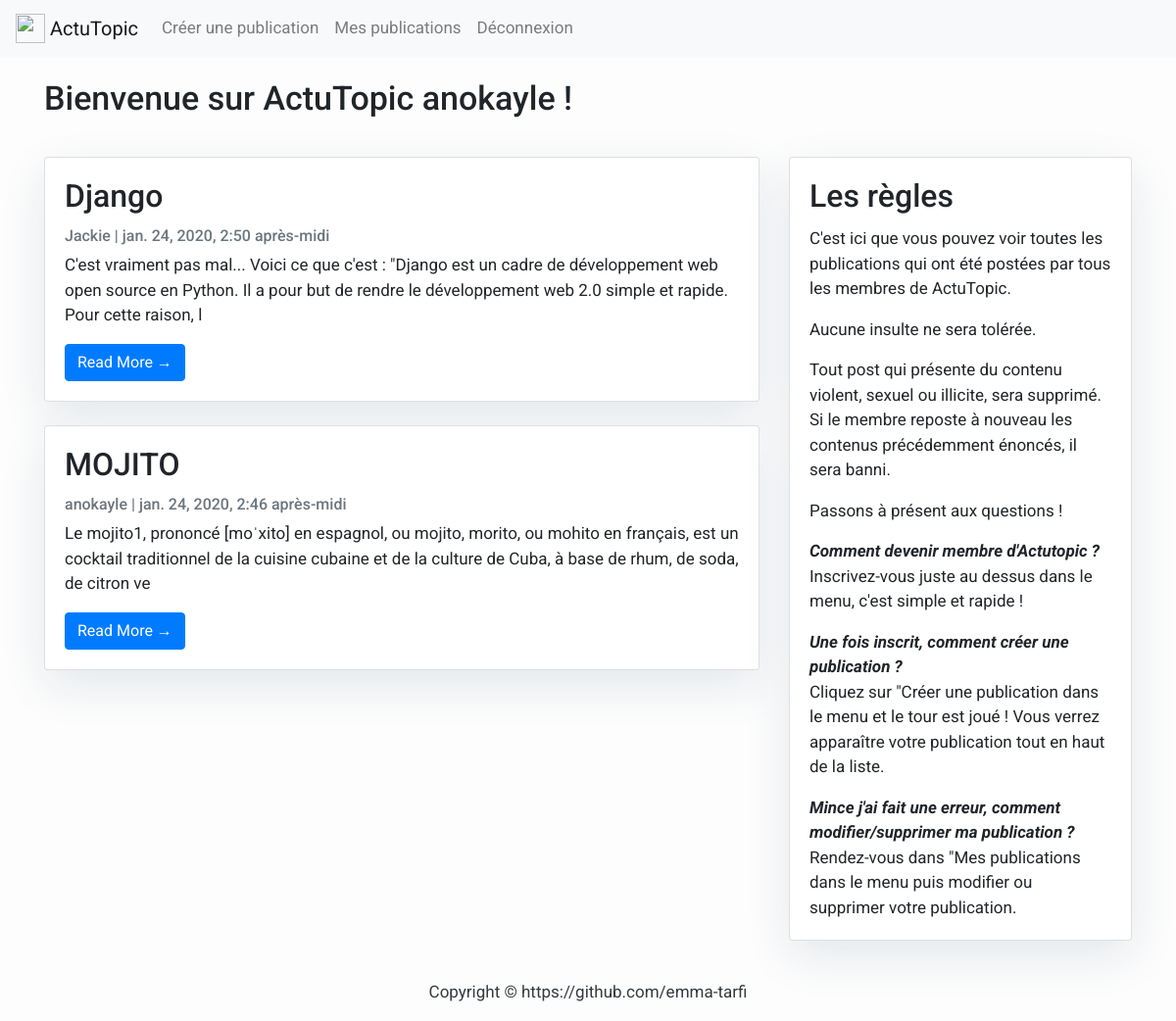
Screenshot of / (signed in) with the database file from the repository.
### posts/models.py (models this page shows, shortened)
class Post(models.Model):
    title = models.CharField(max_length=200, unique=True)
    slug = models.SlugField(max_length=200, unique=True)
    author = models.ForeignKey(User, on_delete= models.CASCADE, related_name='blog_posts')
    image = models.ImageField(upload_to='images_posts/', blank=True)
    updated_on = models.DateTimeField(auto_now=True)
    content = models.TextField()
    created_on = models.DateTimeField(auto_now_add=True)
    status = models.IntegerField(choices=STATUS, default=0)
    class Meta:
        ordering = ['-created_on']

### posts/views.py (the view, shortened to what this page needs)
# urls.py: path('', PostListView.as_view(), name='post_list'),
class PostListView(ListView):
    queryset = Post.objects.filter(status=1).order_by('-created_on')
    template_name = 'index.html'

### templates/index.html
{% extends "base.html" %}
{% block content %}
<div class="container">
<h1>Bienvenue sur ActuTopic {{ user }} !</h1>
    <div class="row">
        <div class="col-md-8 mt-3 left">
            {% for post in post_list %}
            <div class="card mb-4">
                <div class="card-body">
                    <h2 class="card-title">{{ post.title }}</h2>
                    <p class="card-text text-muted h6">{{ post.author }} | {{ post.created_on}} </p>
                    <p class="card-text">{{post.content|slice:":200" }}</p>
                    <a href="{% url 'post_detail' post.slug  %}" class="btn btn-primary">Read More &rarr;</a>
                </div>
            </div>
            {% endfor %}
        </div>
    <div class="col-md-4 mt-3 right">
            <div class="card mb-4">
                <div class="card-body">
                    <h2 class="card-title">Les règles</h2>
                    <p class="card-text">C'est ici que vous pouvez voir toutes les publications qui ont été postées par tous les membres de ActuTopic.</p>
                    <p class="card-text">Aucune insulte ne sera tolérée.</p>
                    <p class="card-text">Tout post qui présente du contenu violent, sexuel ou illicite, sera supprimé. Si le membre reposte à nouveau les contenus précédemment énoncés, il sera banni.</p>
                    <p class="card-text">Passons à présent aux questions !</p>
                    <i style="font-weight: bold;">Comment devenir membre d'Actutopic ?</i>
                    <p class="card-text">Inscrivez-vous juste au dessus dans le menu, c'est simple et rapide !</p>
                    <i style="font-weight: bold;">Une fois inscrit, comment créer une publication ?</i>
                    <p class="card-text">Cliquez sur "Créer une publication dans le menu et le tour est joué ! Vous verrez apparaître votre publication tout en haut de la liste.</p>
                    <i style="font-weight: bold;">Mince j'ai fait une erreur, comment modifier/supprimer ma publication ?</i>
                    <p class="card-text">Rendez-vous dans "Mes publications dans le menu puis modifier ou supprimer votre publication.</p>
                </div>
            </div>
        </div>
    </div>
</div>
{%endblock%}

### static/css/main.css (style rules this page uses)
html { color: #222; font-size: 1em; line-height: 1.4; }

### static/css/style.css (style rules this page uses)
body { font-family: "Roboto", sans-serif; font-size: 17px; background-color: #fdfdfd; }
.card { box-shadow: 0 16px 48px #E3E7EB; }

### rows the page displays
Post: title "Django", author "Jackie", created_on "jan. 24, 2020, 2:50 après-midi", content "C'est vraiment pas mal... Voici ce que c'est : \"Django est un cadre de développement web open source en Python. Il a pour but de rendre le développement web 2.0 simple et rapide. Pour cette raison, l"
Post: title "MOJITO", author "anokayle", created_on "jan. 24, 2020, 2:46 après-midi", content "Le mojito1, prononcé [moˈxito] en espagnol, ou mojito, morito, ou mohito en français, est un cocktail traditionnel de la cuisine cubaine et de la culture de Cuba, à base de rhum, de soda, de citron ve"

### other values shown
{{ user }} "anokayle"
